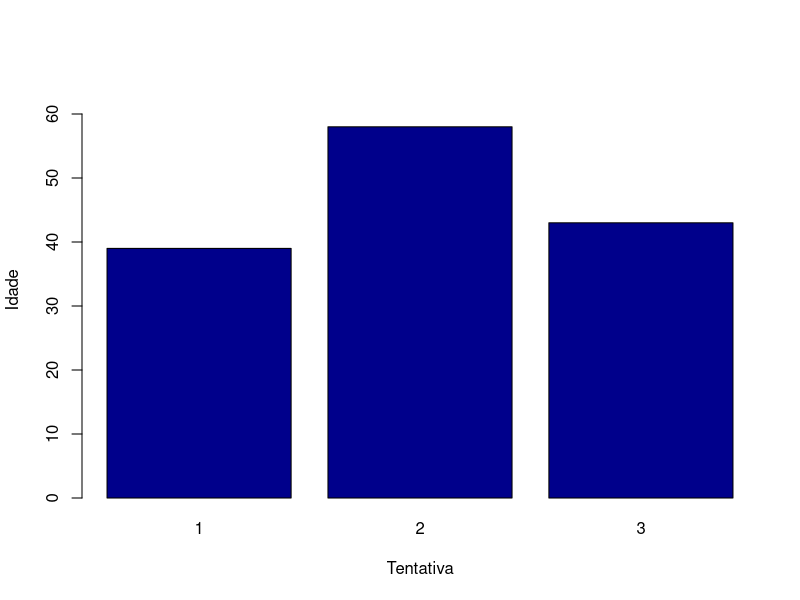
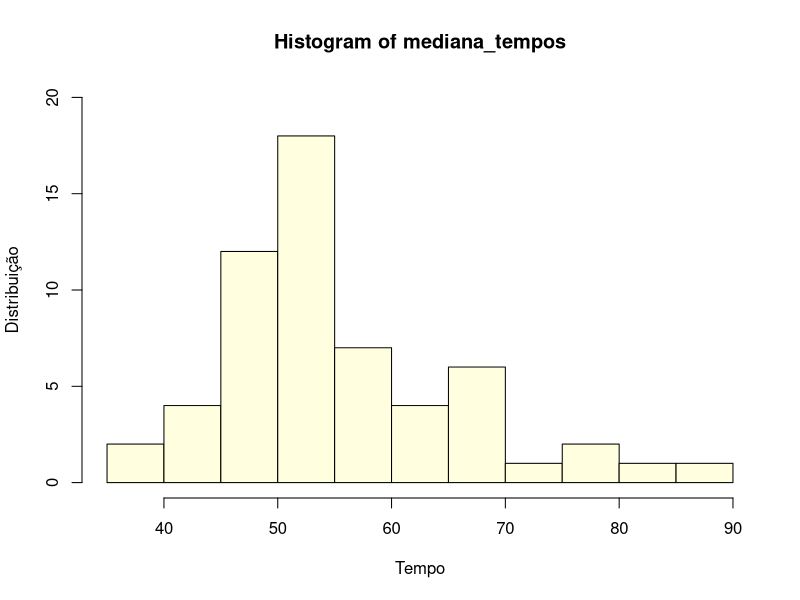
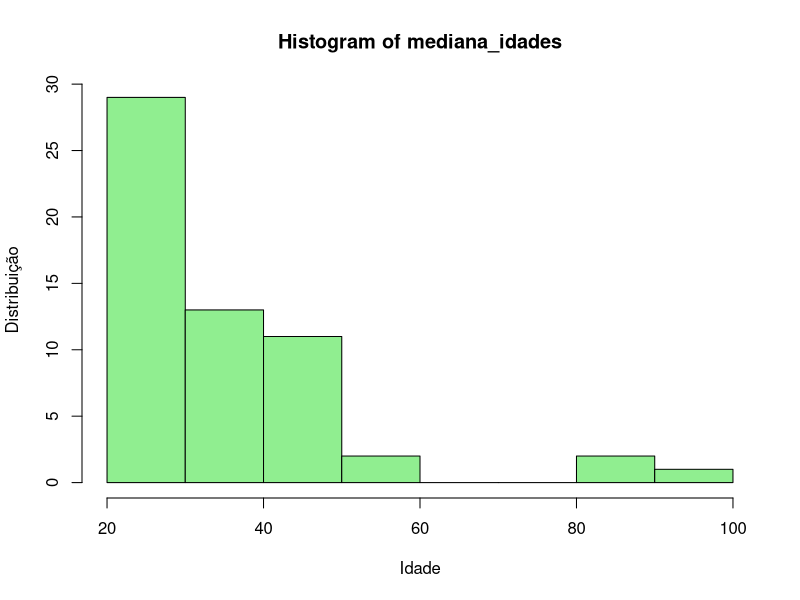
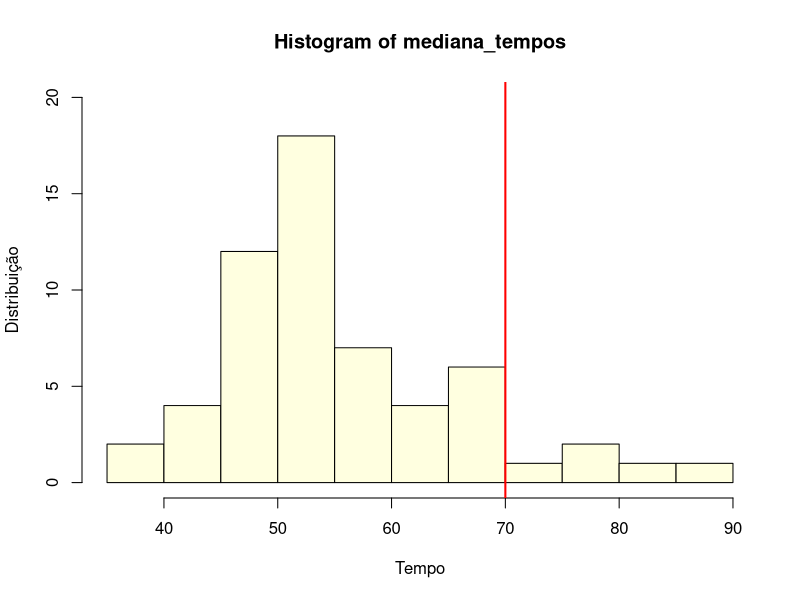
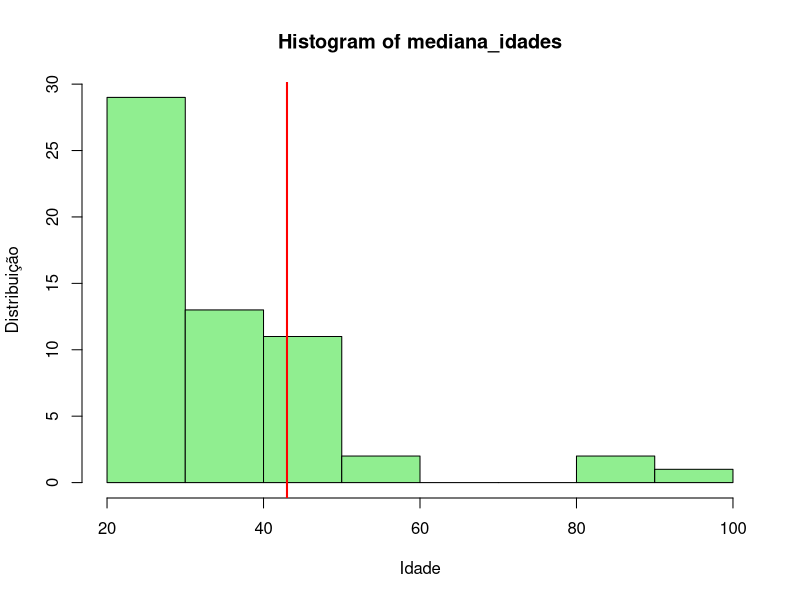
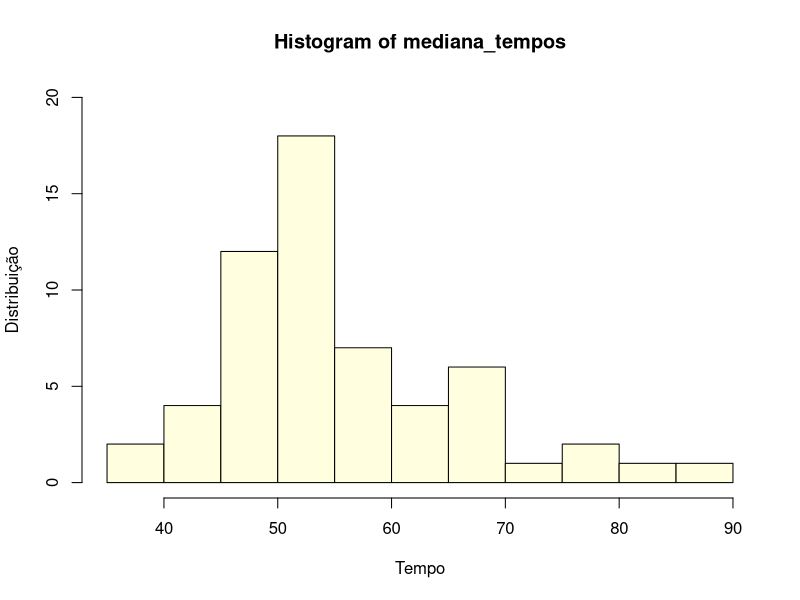
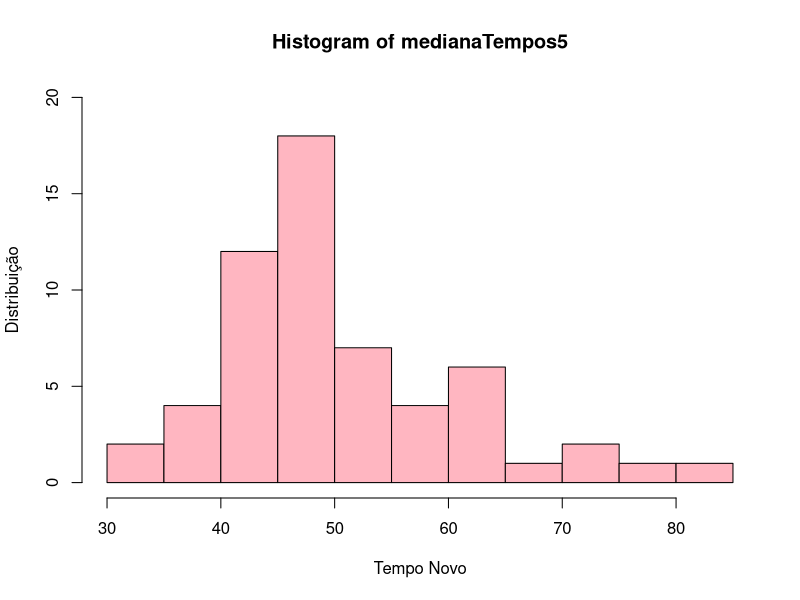

Generate these figures, in order, with R:
## ---- chunk 1
knitr::opts_chunk$set(echo = TRUE, message = FALSE)
options(scipen=999)  ## desabilita escrever números em notação científica
## ---- chunk 2
library(readxl)
sinestesia = read_xlsx("dadosSinestesia.xlsx")
## ---- chunk 3
    meuTeste = sinestesia[sinestesia$RA == 186028, ]
## ---- chunk 4
    meusTempos =  c(meuTeste$Tempo1, meuTeste$Tempo2, meuTeste$Tempo3) ## selecionar apenas os tempos
    minhasIdades = c(meuTeste$Idade1, meuTeste$Idade2, meuTeste$Idade3) ## selecionar apenas as idades
    
    mediaTempo = mean(meusTempos) ## trocar NA pelo comando para calcular a media
    medianaTempo = median(meusTempos) ## trocar NA pelo comando para calcular a mediana
    minimoTempo = min(meusTempos) ## trocar NA pelo comando para calcular o mínimo
    maximoTempo = max(meusTempos) ## trocar NA pelo comando para calcular o máximo
    
    mediaIdade = mean(minhasIdades) ## trocar NA pelo comando para calcular a media
    medianaIdade = median(minhasIdades) ## trocar NA pelo comando para calcular a mediana
    minimoIdade = min(minhasIdades) ## trocar NA pelo comando para calcular o mínimo
    maximoIdade = max(minhasIdades) ## trocar NA pelo comando para calcular o máximo
## ---- chunk 5
barplot(minhasIdades, ylim = c(0,65), names.arg = c(1, 2, 3) , xlab = "Tentativa", ylab = "Idade", col="darkblue")
## ---- chunk 6
    ## Por exemplo, vamos calcular o máximo dos tempos 
    ## para todos os alunos usando a função 'apply'
    # As questões estão falando para cada parametro para cada tempo, então seria "usando o minimo dos tempos, qual que foi o menor de todos"
    
    tempos = sinestesia[, c("Tempo1", "Tempo2", "Tempo3")]
    max_tempos = apply(tempos, MARGIN = 1, FUN = max) #Tempo máximo de cada um
    min_tempos = apply(tempos, MARGIN = 1, FUN = min) #Tempo mínimo de cada um
    media_tempos = apply(tempos, MARGIN = 1, FUN = mean) #Tempo médio de cada um
    mediana_tempos = apply(tempos, MARGIN = 1, FUN = median) #Mediana dos Tempos de cada um
## ---- chunk 7
idades = sinestesia[, c("Idade1", "Idade2", "Idade3")]
mediana_idades = apply (idades, MARGIN = 1, FUN = median)
## ---- chunk 8
hist(mediana_tempos, ylim = c(0,20), xlab = "Tempo", ylab = "Distribuição", col = "lightyellow")
hist(mediana_idades, xlab = "Idade", ylab = "Distribuição", col = "lightgreen")
## ---- chunk 9
hist(mediana_tempos, ylim = c(0,20), xlab = "Tempo", ylab = "Distribuição", col = "lightyellow")
abline(v = medianaTempo, col = "red", lwd = 2)

hist(mediana_idades, xlab = "Idade", ylab = "Distribuição", col = "lightgreen")
abline(v = medianaIdade, col = "red", lwd = 2)
## ---- chunk 10
tempos5 = tempos - 5
medianaTempos5 = apply(tempos5, MARGIN = 1, FUN = median)
hist(mediana_tempos, ylim = c(0,20), xlab = "Tempo", ylab = "Distribuição", col = "lightyellow")
hist(medianaTempos5, ylim = c(0,20), xlab = "Tempo Novo", ylab = "Distribuição", col = "lightpink")
